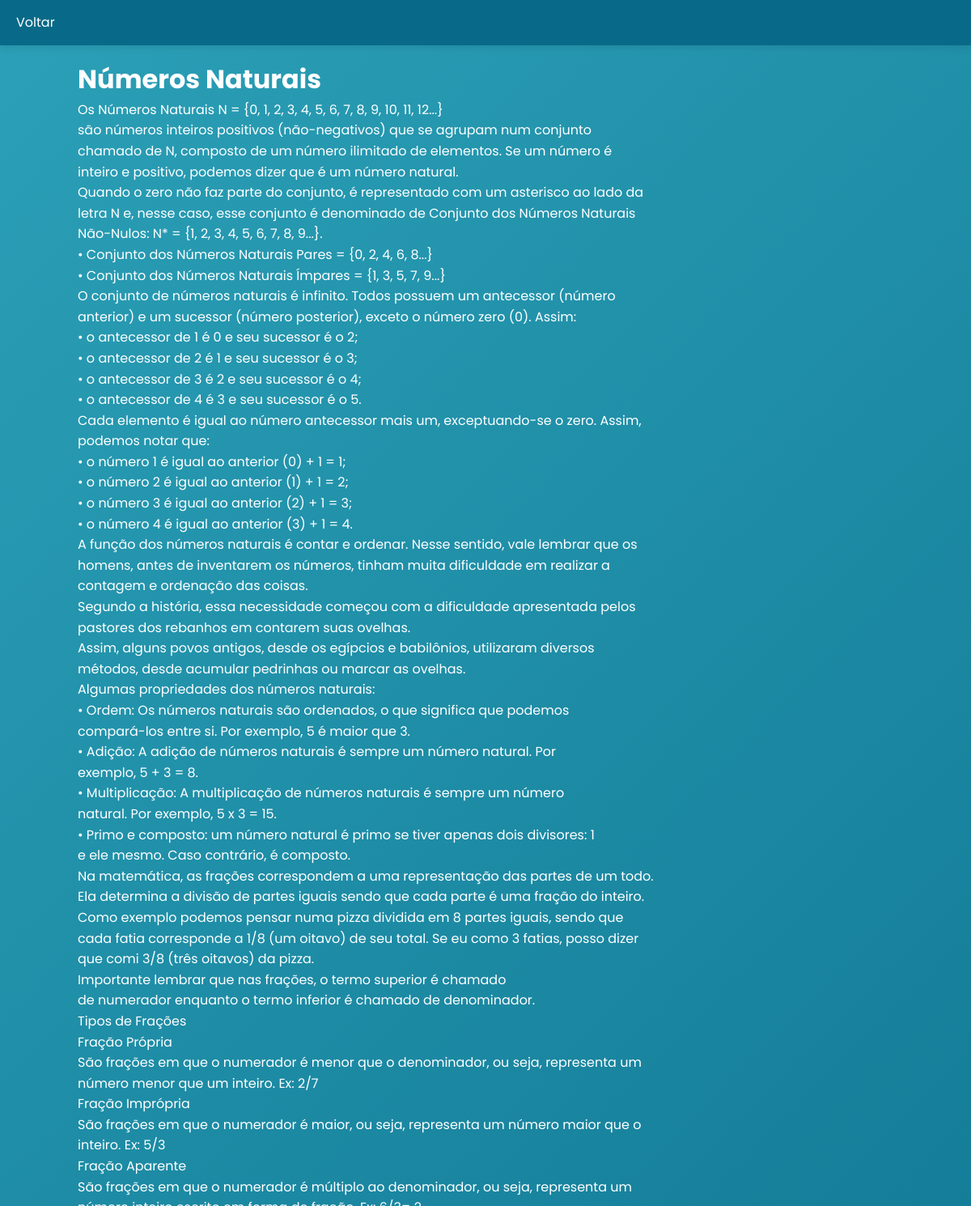
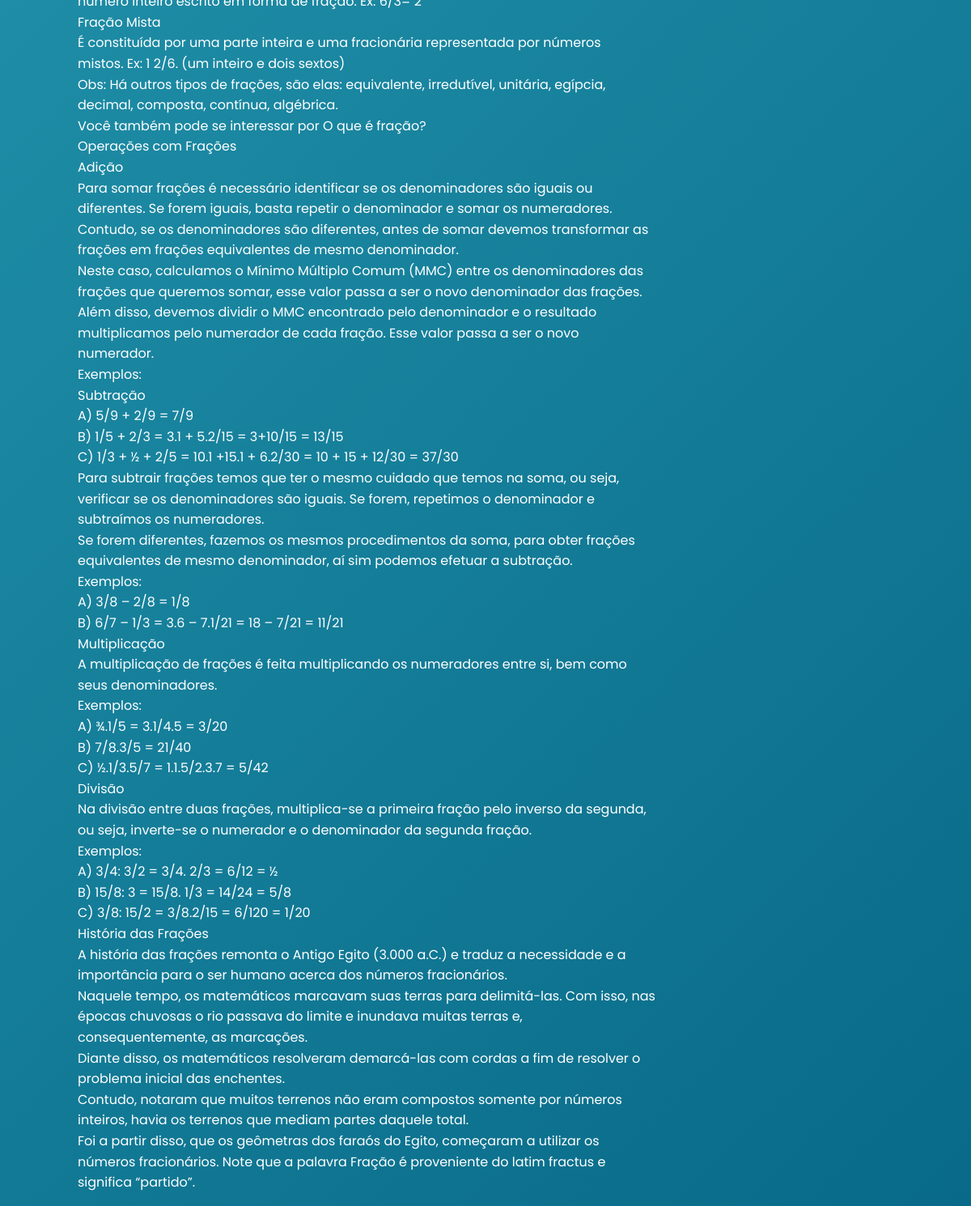
/backend/conteudo_especifico.php?id_conteudo=11 (signed in), run on the app's committed database (2 pictures, top to bottom).
### tables this page shows
CREATE TABLE conteudos(
 id_conteudo INT AUTO_INCREMENT PRIMARY KEY,
 id_materia INT NOT NULL,
 titulo TEXT NOT NULL,
 texto TEXT,
 data_criacao DATETIME DEFAULT CURRENT_TIMESTAMP,
 ordem INTEGER,
 FOREIGN KEY (id_materia) REFERENCES materias(id_materia)
 );

### backend/conteudo_especifico.php (the view, shortened to what this page needs)
<?php
include 'conexao.php';
$id_conteudo = filter_input(INPUT_GET, 'id_conteudo', FILTER_VALIDATE_INT);
$conteudo_info = null;
if ($id_conteudo) {
    try {
        $stmt_conteudo = $conn->prepare("SELECT id_materia, titulo, texto FROM conteudos WHERE id_conteudo = :id");
        $stmt_conteudo->bindParam(':id', $id_conteudo, PDO::PARAM_INT);
        $stmt_conteudo->execute();
        $conteudo_info = $stmt_conteudo->fetch(PDO::FETCH_ASSOC);
    } catch (PDOException $e) {
        $mensagem = "Erro ao carregar conteúdo: " . $e->getMessage();
    }
} else {
    $mensagem = "ID de conteúdo inválido.";
}
?>
<!DOCTYPE html>
<html lang="pt-br">
<head>
    <link rel="stylesheet" href="../interface/style.css">
    <link rel="stylesheet" href="../interface/Conteudos/conteudos.css">
</head>
<body>
    <header class="cabecalho">
    <div class="container">
        <p><a style="color: white" href="javascript: history.go(-1)">Voltar</a></p>
    </div>
    </header>
    <?php if ($conteudo_info): ?>
         <div class="conteudo-especifico">
            <h1><?= htmlspecialchars($conteudo_info['titulo']); ?></h1>
        <div>
            <p><?= nl2br(htmlspecialchars($conteudo_info['texto'])); ?></p>
        </div>
         </div>
    <?php endif; ?>
</body>
</html>

### interface/style.css (style rules this page uses)
a { text-decoration: none; }
:root { --azul-vivido: #086a88; --azul-escuro: #165e6b; --azure: #218ea1; --azul-marinho: #2ba0b7; --verde-escuro: #0c8c24; --verde-amarelado: #b8d941; --branco: #ffffff; --branco-transparente: rgba(255, 255, 255, 0.1); --preto-transparente: rgba(0, 0, 0, 0.1); }
* { margin: 0; padding: 0; box-sizing: border-box; }
body { font-family: 'Poppins', sans-serif; background: linear-gradient(135deg, var(--azul-marinho) 0%, var(--azul-vivido) 100%); color: var(--branco); overflow-x: hidden; min-height: 100vh; line-height: 1.6; }
.cabecalho { background-color: var(--azul-vivido); padding: 15px 0; box-shadow: 0 2px 10px rgba(0, 0, 0, 0.1); position: sticky; top: 0; z-index: 1000; }
.container { max-width: 1200px; margin: 0 auto; padding: 0 20px; }

### interface/Conteudos/conteudos.css (style rules this page uses)
.conteudo-especifico { margin: 1rem 6rem; }

### data on the page
conteudos: titulo "Números Naturais", texto "Os Números Naturais N = {0, 1, 2, 3, 4, 5, 6, 7, 8, 9, 10, 11, 12...} são números inteiros positivos (não-negativos) que se agrupam num conjunto chamado de N, composto de um número ilimitado de elementos. Se um número é inteiro e positivo, podemos dizer que é um número natural. Quando o zero não faz parte do conjunto, é representado com um asterisco ao lado da letra N e, nesse caso, esse conjunto é denominado de Conjunto dos Números Naturais Não-Nulos: N* = {1, 2, 3, 4, 5, 6, 7, 8, 9...}. • Conjunto dos Números Naturais Pares = {0, 2, 4, 6, 8...} • Conjunto dos Números Naturais Ímpares = {1, 3, 5, 7, 9...} O conjunto de números naturais é infinito. Todos possuem um antecessor (número…"
